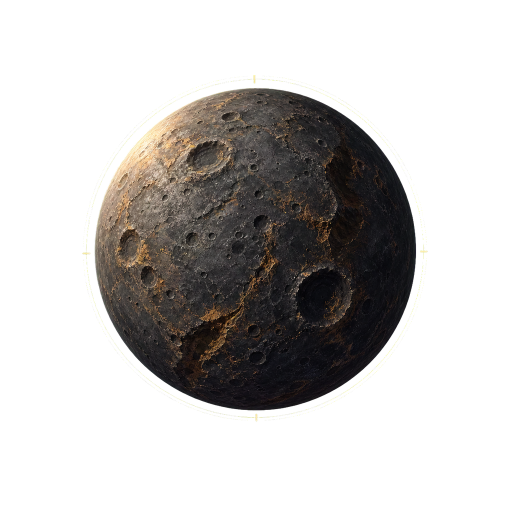
#> input picture assets/source/starter/planets/planet_barren_rocky.png, 1024 x 1024 px (shown at 1/2 size); its folder holds 4 pictures in this run
$ python make-sheets.py ../../../assets/source/starter/planets/planet_barren_rocky.png ../../../assets/source/starter/planets/planet_desert.png
#> lines starting #> are read from the running program, lines starting #| are printed output that depends on the picture
import os, sys, glob
from PIL import Image, ImageDraw
root, out = sys.argv[1], sys.argv[2]
os.makedirs(out, exist_ok=True)
groups = {
 'planets-skins': ['assets/source/planets/skins/*','assets/source/starter/planets/*'],
 'planets-nav': ['assets/source/universe-navigation/planets/*'],
 'planets-unique-pirate': ['assets/source/planets/unique/*','assets/source/planets/pirate/*'],
 'stars-objects': ['assets/source/universe-navigation/system-stars/*','assets/source/universe-navigation/stellar-remnants/*','assets/source/universe-navigation/asteroids/*','assets/source/debris/*','public/assets/generated/asterion/universe/anomalies/*'],
 'ships-aegis-synod-veyra': ['assets/source/New assets/ship/aegis/*','assets/source/New assets/ship/synod/*','assets/source/New assets/ship/veyra/*'],
 'ships-commander-pirate': ['assets/source/New assets/comander_ship/*','assets/source/ships/pirates/*','assets/source/characters/pirates/*'],
 'defence': ['assets/source/New assets/defenses/*/*'],
 'buildings-aegis': ['assets/source/New assets/buildings/aegis/*'],
 'buildings-synod': ['assets/source/New assets/buildings/synod/*'],
 'buildings-veyra': ['assets/source/New assets/buildings/veyra/*'],
 'technologies': ['assets/source/New assets/technologies/*'],
 'mission-icons-used': ['assets/source/mission-icons-v1/0*','assets/source/mission-icons-v1/10*','assets/source/mission-icons-v1/18*','assets/source/mission-icons-v1/2[034]*','assets/source/mission-icons-v1/3[136]*','public/assets/generated/sun-raid/mission-sun-raid.webp','public/assets/generated/sun-raid/debris-finder.webp'],
 'ui-actions-header-icons': ['src/assets/ui/actions/*.webp','src/assets/ui/header-icons/*','public/assets/generated/asterion/ui/*/*','src/assets/ui/settings/*','src/assets/ui/rating/medal*','public/assets/generated/asterion/factions/battle-icons/*'],
 'banners-empty-backdrops': ['src/assets/ui/missions/*','src/assets/ui/empty/*','src/assets/ui/rating/rating-backdrop.webp','src/assets/ui/atlas/*','src/assets/ui/actions/atlas/*','src/assets/battle-report/*','assets/source/battle-report-v2/*','assets/source/faction-delivery-v1/territories/*','assets/source/starter/backgrounds/system_background.png'],
 'factions-race-art': ['assets/source/generated-factions-v1/factions/*','assets/source/starter/factions/*','assets/source/factions/battle-icons/*'],
 'sun-raid': ['public/assets/generated/sun-raid/*'],
 'heraldry': ['src/assets/command/orbital-heraldry/*.webp','src/assets/command/orbital-heraldry/*.png'],
 'operations-public': ['public/assets/generated/asterion/operations/*/*'],
}
T=150; LBL=14
def checker(w,h):
    c=Image.new('RGB',(w,h),(28,32,40)); d=ImageDraw.Draw(c)
    for y in range(0,h,12):
        for x in range(0,w,12):
            if (x//12+y//12)%2: d.rectangle([x,y,x+11,y+11],fill=(60,66,78))
    return c
for name,pats in groups.items():
    files=[]
    for p in pats: files+=sorted(f for f in glob.glob(os.path.join(root,p)) if f.lower().endswith(('.png','.webp','.jpg')))
    if not files: continue
    cols=8 if len(files)>16 else min(len(files),6)
    rows=(len(files)+cols-1)//cols
    sheet=Image.new('RGB',(cols*T,rows*(T+LBL)),(10,12,16)); d=ImageDraw.Draw(sheet)
#> after `sheet = Image.new('RGB', (cols * T, rows * (T + LBL)), (10, 12, 16))`:
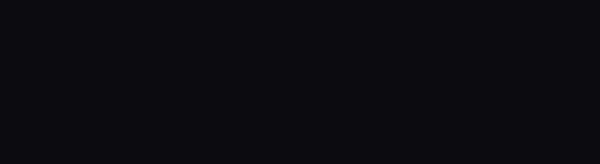
#> sheet: PIL image 600x164 RGB; mean R, G, B 10, 12, 16
    for i,f in enumerate(files):
        im=Image.open(f); im.draft('RGB',(T*2,T*2)); im=im.convert('RGBA'); im.thumbnail((T-4,T-4))
#> further down, im is the input picture: PIL image 1024x1024 RGBA; mean R, G, B, A 21.6, 19.4, 17.4, 79.3
#> after `im.thumbnail((T - 4, T - 4))`:
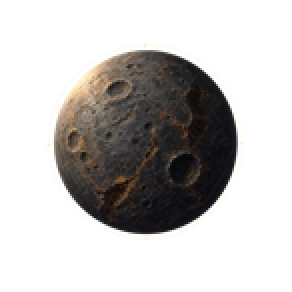
#> im: PIL image 146x146 RGBA (shown 2 times larger); mean R, G, B, A 27.9, 25.8, 21.8, 79.3; transparent parts drawn white
        cell=checker(T,T); cell.paste(im,((T-im.width)//2,(T-im.height)//2),im)
#> in checker, `c = Image.new('RGB', (w, h), (28, 32, 40))`:
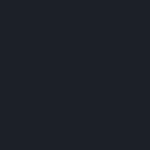
#> c: PIL image 150x150 RGB; mean R, G, B 28, 32, 40
#> after `cell = checker(T, T)`:
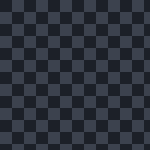
#> cell: PIL image 150x150 RGB; mean R, G, B 44, 49, 59
#> after `cell.paste(im, ((T - im.width) // 2, (T - im.height) // 2), im)`:
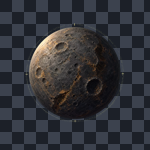
#> cell: PIL image 150x150 RGB; mean R, G, B 49.7, 51.1, 56.7
        x,y=(i%cols)*T,(i//cols)*(T+LBL); sheet.paste(cell,(x,y))
#> after `sheet.paste(cell, (x, y))`:
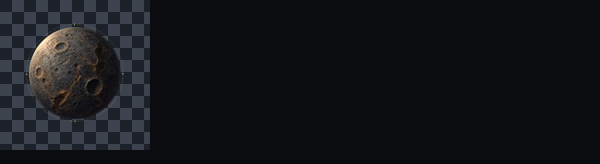
#> sheet: PIL image 600x164 RGB; mean R, G, B 19.1, 20.9, 25.3
        d.text((x+2,y+T+1),os.path.basename(f)[:24],fill=(200,210,220))
        im.close()
    sheet.save(os.path.join(out,name+'.jpg'),quality=80); print(name,len(files),sheet.size)
#> after `sheet.save(os.path.join(out, name + '.jpg'), quality=80)`:
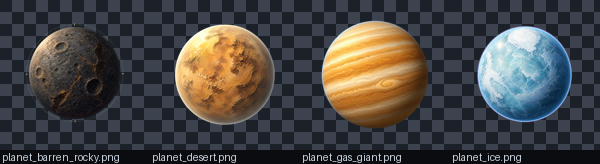
#> saved as planets-skins.jpg: PIL image 600x164 RGB; mean R, G, B 72.8, 70.6, 69
